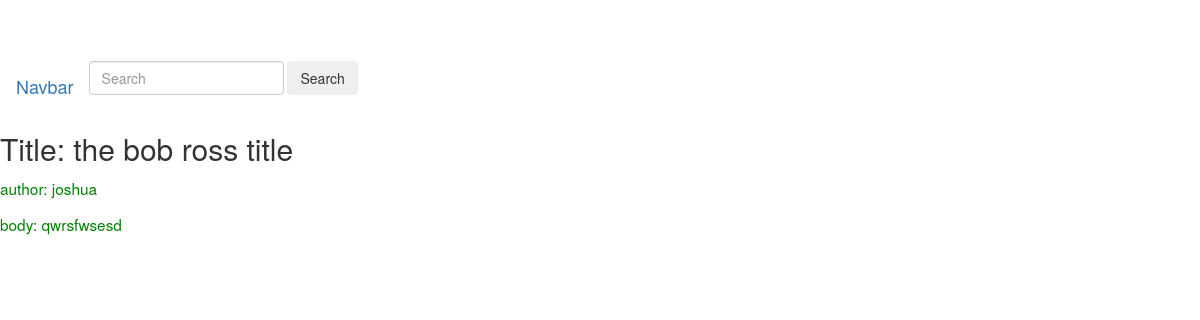
The page /blog/ on the database as committed earlier.
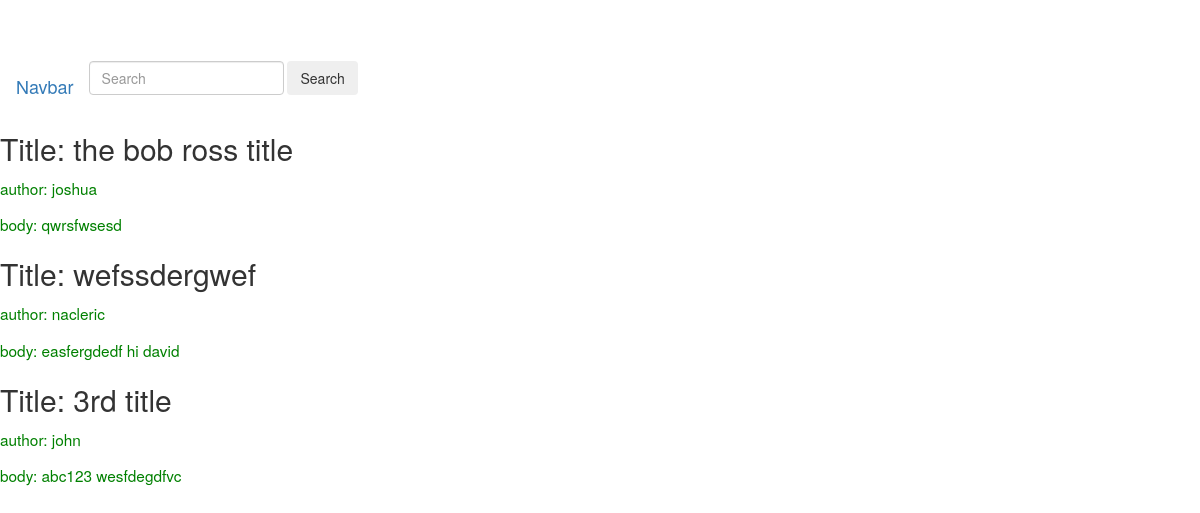
The same page on the database as committed later.
### blog/models.py (models this page shows, shortened)
class BlogPost(models.Model):
    author = models.ForeignKey(User, on_delete=models.CASCADE)
    title = models.CharField(max_length=200)
    body = models.TextField(max_length=600)
    likes = models.IntegerField(default=0)
    dislikes = models.IntegerField(default=0)

### blog/views.py (the view)
# urls.py: path('', views.index, name='index'),
def index(request): #queries through all posts
    blogposts = BlogPost.objects.all()
    context = {'blogposts': blogposts}
    return render(request, 'blog/index.html', context)

### templates/blog/index.html
{% extends 'blog/base.html' %}
{% block content %}
    {% for blogpost in blogposts %}
    <h2> Title: {{blogpost.title}} </h2>
    <p> author: {{blogpost.author}} </p>
    <p> body: {{blogpost.body}} </p>
    {% endfor %}
{% endblock %}

### templates/blog/base.html (shortened to what this page needs)
{% load static %}
<!DOCTYPE html>
<html>
    <head>
        <link rel="stylesheet" href="//maxcdn.bootstrapcdn.com/bootstrap/3.2.0/css/bootstrap.min.css">
        <link rel="stylesheet" href="//maxcdn.bootstrapcdn.com/bootstrap/3.2.0/css/bootstrap-theme.min.css">
        <link rel="stylesheet" type="text/css" href="{% static 'css/custom.css' %}">
    </head>
    <body>
        <nav class="navbar navbar-light bg-light justify-content-between">
          <a class="navbar-brand">Navbar</a>
          <form class="form-inline">
            <input class="form-control mr-sm-2" type="search" placeholder="Search" aria-label="Search">
            <button class="btn btn-outline-success my-2 my-sm-0" type="submit">Search</button>
          </form>
        </nav>
        {% block content %}{% endblock content %}
    </body>
</html>

### static/css/custom.css (style rules this page uses)
p { font-size: 1.1em; line-height: 1.7em; color: green; }
body { padding-top: 60px; }

Rows that differ between the two databases and show on the page:
added BlogPost: title "wefssdergwef", author "nacleric", body "easfergdedf hi david"
added BlogPost: title "3rd title", author "john", body "abc123 wesfdegdfvc"
